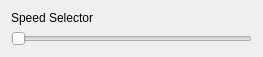
<?xml version="1.0" encoding="UTF-8"?>
<ui version="4.0">
 <class>Dialog</class>
 <widget class="QDialog" name="Dialog">
  <property name="geometry">
   <rect>
    <x>0</x>
    <y>0</y>
    <width>263</width>
    <height>54</height>
   </rect>
  </property>
  <property name="windowTitle">
   <string>Dialog</string>
  </property>
  <layout class="QVBoxLayout" name="verticalLayout">
   <item>
    <widget class="QLabel" name="label">
     <property name="text">
      <string>Speed Selector</string>
     </property>
    </widget>
   </item>
   <item>
    <widget class="QSlider" name="horizontalSlider">
     <property name="orientation">
      <enum>Qt::Horizontal</enum>
     </property>
    </widget>
   </item>
  </layout>
 </widget>
 <resources/>
 <connections/>
</ui>
